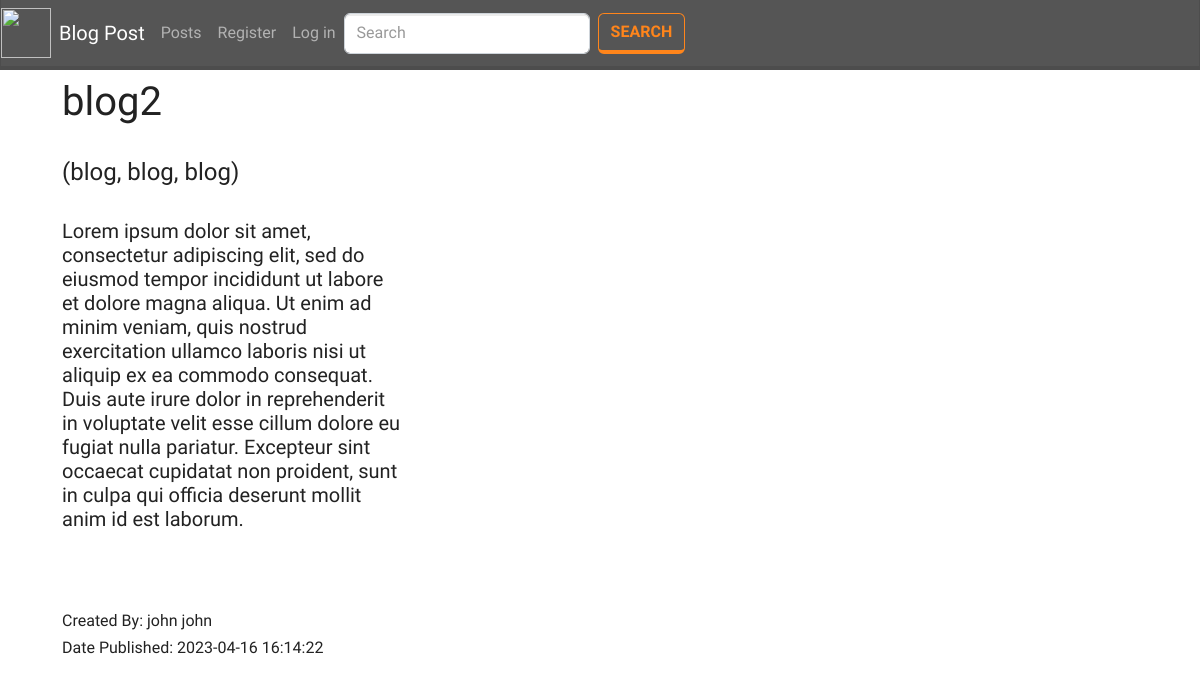
Page /single_post.php?id=2 on the committed database.
### tables this page shows
CREATE TABLE `blogs` (
  `id` int(11) NOT NULL,
  `author_id` int(11) NOT NULL,
  `title` varchar(255) NOT NULL,
  `body` longtext NOT NULL,
  `tags` varchar(255) NOT NULL,
  `date_created` datetime NOT NULL
);

CREATE TABLE `users` (
  `id` int(11) NOT NULL,
  `first_name` varchar(255) NOT NULL,
  `middle_name` varchar(255) NOT NULL,
  `last_name` varchar(255) NOT NULL,
  `email` varchar(255) NOT NULL,
  `password` varchar(255) NOT NULL,
  `privacy_policy` varchar(255) NOT NULL,
  `is_admin` int(11) NOT NULL,
  `is_active` int(11) NOT NULL,
  `image` varchar(255) NOT NULL
);

### includes/functions.php (called while the page is built, shortened)
<?php
function getSinglePosts(){
    $id = $_GET['id'];
    $q = "SELECT b.id as `bid`, b.author_id, b.title, b.body, b.tags, b.date_created, u.id, u.first_name, u.last_name  FROM blogs b INNER JOIN users u ON b.author_id = u.id WHERE b.id = $id";
    $result = mysqli_query($_SESSION['conn'], $q);
    $temp = array();
    while ($row = $result->fetch_assoc()) {
        $temp[] = $row;
    }
    return $temp;
}

### single_post.php (the view, shortened to what this page needs)
<?php include('components/header.php'); ?>
<div class="container mt-1">
<div class="row m-1 p-1 ">
        <div class="col-4">
            <?php foreach(getSinglePosts() as $res) {?>
            <h1><?= $res['title']?></h1>
            <br>
            <h4>(<?= $res['tags']?>)</h4>
            <br>
            <h5><?= $res['body']?></h5>
            <br>
            <br>
            <br>
            <h6>Created By: <?= $res['first_name'] . " " . $res['last_name']?></h6>
            <h6>Date Published: <?= $res['date_created']?></h6>
            <br>
            <?php } ?>
        </div>
    </div>
</div>
<?php include('components/footer.php'); ?>

### rows in the picture
blogs: title "blog2", tags "blog, blog, blog", body "Lorem ipsum dolor sit amet, consectetur adipiscing elit, sed do eiusmod tempor incididunt ut labore et dolore magna aliqua. Ut enim ad minim veniam, quis nostrud exercitation ullamco laboris nisi ut aliquip ex ea commodo consequat. Duis aute irure dolor in reprehenderit in voluptate velit esse cillum dolore eu fugiat nulla pariatur. Excepteur sint occaecat cupidatat non proident, sunt in culpa qui officia deserunt mollit anim id est laborum.", author.first_name "john", author.last_name "john", date_created "2023-04-16 16:14:22"
